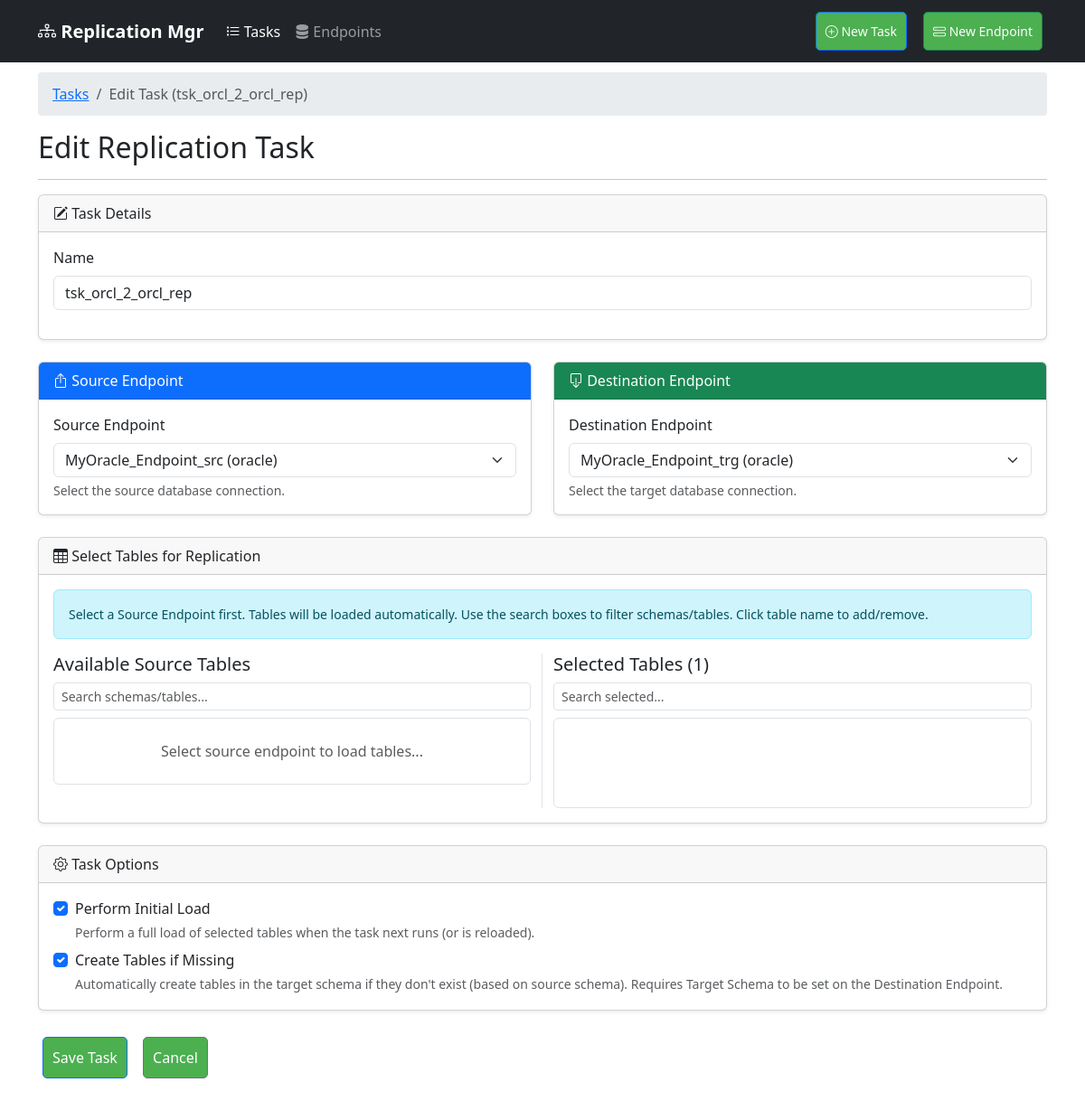
/task/1/edit, run on an earlier commit of the app's database.
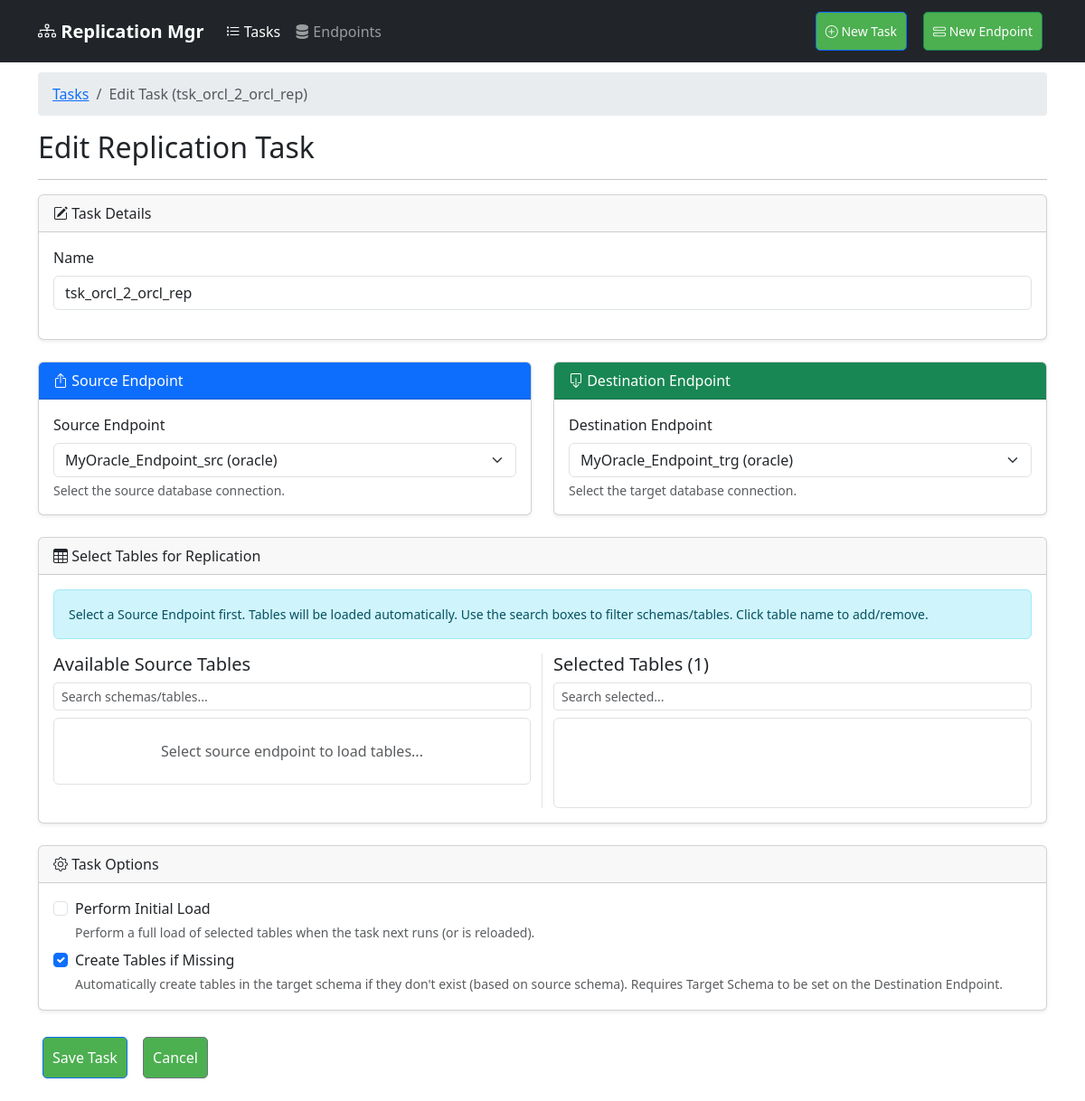
And on a later commit of the database.
### app/models/task.py (models this page shows, shortened)
class ReplicationTask(db.Model):
    __tablename__ = 'replication_task'
    id = db.Column(db.Integer, primary_key=True)
    name = db.Column(db.String(120), unique=True, nullable=False)
    source_id = db.Column(db.Integer, db.ForeignKey('endpoint.id'), nullable=False)
    destination_id = db.Column(db.Integer, db.ForeignKey('endpoint.id'), nullable=False)
    cdc_type = db.Column(db.String(20))
    cdc_config = db.Column(db.JSON)
    status = db.Column(db.String(20), default='stopped')
    options = db.Column(db.JSON)
    last_position = db.Column(db.JSON)
    created_at = db.Column(db.DateTime, default=lambda: datetime.now(timezone.utc))
    last_updated = db.Column(db.DateTime,
                             default=lambda: datetime.now(timezone.utc),
                             onupdate=lambda: datetime.now(timezone.utc))
    tables = db.Column(db.JSON)  # Store selected tables
    initial_load = db.Column(db.Boolean, default=False)
    create_tables = db.Column(db.Boolean, default=True)
    replication_mode = db.Column(db.String(20), default='full')  # full/partial
    merge_enabled = db.Column(db.Boolean, default=True)
    metrics = db.Column(db.JSON, default={  # Initialize metrics with default values
        'inserts': 0,
        'updates': 0,
        'deletes': 0,
        'bytes_processed': 0,
        'latency': 0,
        'last_updated': datetime.utcnow().isoformat(),
        'last_position': 0
    })
    celery_task_id = db.Column(db.String(255), nullable=True, index=True)  # Example field
    source = db.relationship('Endpoint', foreign_keys=[source_id], backref='source_tasks')
    destination = db.relationship('Endpoint', foreign_keys=[destination_id], backref='destination_tasks')

### app/web/routes.py (the view, shortened to what this page needs)
@bp.route('/task/<int:task_id>/edit', methods=['GET', 'POST'])
def edit_task(task_id):
    task = db.session.get(ReplicationTask, task_id)
    if not task:
        abort(404)
    form = TaskForm(obj=task) # Pre-populate form
    endpoints = Endpoint.query.order_by(Endpoint.name).all()
    form.source.choices = [(e.id, f"{e.name} ({e.type})") for e in endpoints if e.endpoint_type == 'source']
    form.destination.choices = [(e.id, f"{e.name} ({e.type})") for e in endpoints if e.endpoint_type == 'target']
    if request.method == 'GET':
         form.source.data = task.source_id
         form.destination.data = task.destination_id
    breadcrumbs = [
        {'url': url_for('web.dashboard'), 'text': 'Tasks'},
        {'url': None, 'text': f'Edit Task ({task.name})'}
    ]
    tables_json_val = json.dumps(task.tables or [])
    return render_template('edit_task.html', form=form, task=task, tables_json_val=tables_json_val, breadcrumbs=breadcrumbs, current_page='tasks')

### app/forms.py
class TaskForm(FlaskForm):
    name = StringField('Name', validators=[
        DataRequired(),
        Length(min=3, max=50)
    ])
    source = SelectField('Source Endpoint', choices=[], validators=[DataRequired()])
    destination = SelectField('Destination Endpoint', choices=[], validators=[DataRequired()])
    initial_load = BooleanField('Perform Initial Load', default=True)
    create_tables = BooleanField('Create Tables if Missing', default=True)
    submit = SubmitField('Save Task')

### app/models/endpoint.py (called while the page is built)
    def __repr__(self):
        return f'<Endpoint {self.name}>'

### app/web/templates/edit_task.html (shortened to what the changed rows need)
{% extends "base.html" %}
{% block content %}
    <h2>Edit Replication Task</h2>
    <form method="POST" id="task-form">
        <div class="card mb-4 shadow-sm">
            <div class="card-body">
                <div class="mb-3">
                    {{ form.name.label(class="form-label") }}
                    {{ form.name(class="form-control" + (" is-invalid" if form.name.errors else ""), autocomplete="off") }}
                </div>
            </div>
        </div>
        <div class="row mb-4">
            <div class="col-md-6">
                <div class="card h-100 shadow-sm">
                    <div class="card-body">
                        {{ form.source.label(class="form-label") }}
                        {{ form.source(class="form-select" + (" is-invalid" if form.source.errors else ""), autocomplete="off") }}
                         <div class="form-text">Select the source database connection.</div>
                    </div>
                </div>
            </div>
            <div class="col-md-6">
                <div class="card h-100 shadow-sm">
                    <div class="card-body">
                        {{ form.destination.label(class="form-label") }}
                        {{ form.destination(class="form-select" + (" is-invalid" if form.destination.errors else ""), autocomplete="off") }}
                        <div class="form-text">Select the target database connection.</div>
                    </div>
                </div>
            </div>
        </div>
        <div class="card mb-4 shadow-sm">
            <div class="card-body">
                 <div class="form-check mb-2">
                     {{ form.initial_load(class="form-check-input") }}
                     {{ form.initial_load.label(class="form-check-label") }}
                      <div class="form-text">Perform a full load of selected tables when the task next runs (or is reloaded).</div>
                 </div>
                 <div class="form-check">
                     {{ form.create_tables(class="form-check-input") }}
                     {{ form.create_tables.label(class="form-check-label") }}
                      <div class="form-text">Automatically create tables in the target schema if they don't exist (based on source schema). Requires Target Schema to be set on the Destination Endpoint.</div>
                 </div>
            </div>
        </div>
    </form>
{% endblock %}

What changed in the data, as far as the page shows it:
changed ReplicationTask "tsk_orcl_2_orcl_rep": initial_load "☑" → "☐"
